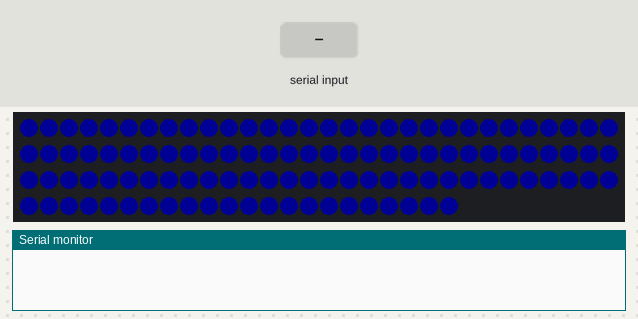
This program was run on a simulated ESP32. Parts: 112 RGB LEDs in strip order, left to right, continuing on the next row, the last lines printed to the serial monitor. The inputs (shaded band) are chosen by the test bench. Dim RGB values are drawn brighter than linear.

Above: at 1.2 s.
3.2 s: "1" received over Serial
At 4.3 s:
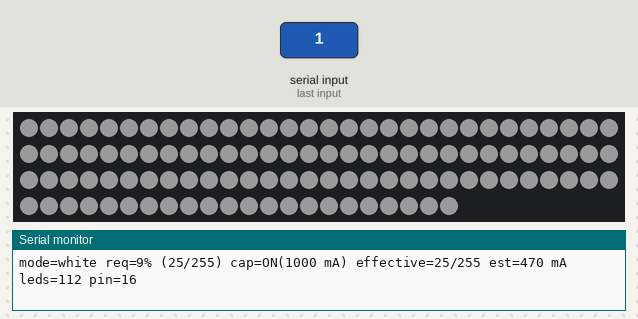
4.7 s: "2" received over Serial
6.2 s: "0" received over Serial
At 6.6 s:
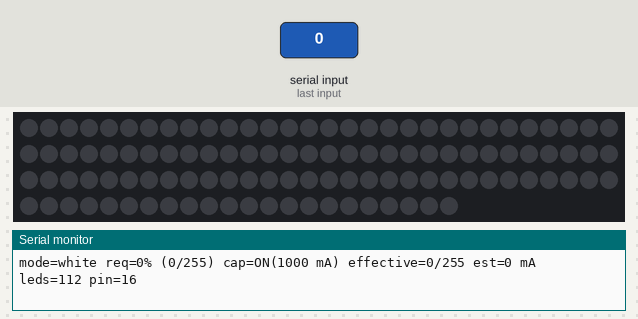
Timing chart, 0 to 9.2 s (numbered marks = the images above; inputs shaded):
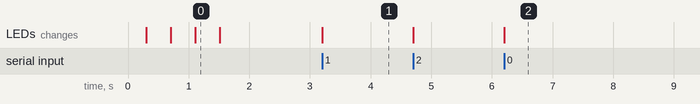

Measured:
- after the input at 3.2 s, the LEDs: change at once (image 1)
- after the input at 6.2 s, the LEDs: change at once (image 2)
- what the display in image 0 shows lasts 0.4 s, from 1.1 s to 1.5 s

The program:

main.cpp
```cpp
// LED bring-up sketch: proves the LED supply and data path before the main firmware.
// Serial 115200, single-character commands, see docs/SPEC.md "Bring-up sketch".
#include <Arduino.h>
#include <FastLED.h>
#include <cmd_parser.h>

#ifndef NUM_LEDS
#define NUM_LEDS 112
#endif
#ifndef LED_PIN
#define LED_PIN 16
#endif
// Cap in FastLED's model mA at 5 V. Real strip current was measured at about 1.8x (white)
// to 2.2x (rainbow) of this on an earlier build, so 1000 is roughly 1.8-2.2 A real.
// R-030 / H-004 require the measured value; re-measure before raising.
#ifndef CAP_MA
#define CAP_MA 1000
#endif
static const uint32_t CAP_MV = 5;

enum Mode { M_OFF, M_WHITE, M_RED, M_GREEN, M_BLUE, M_RAINBOW, M_WALK };

static CRGB leds[NUM_LEDS];
static Mode mode = M_OFF;
static uint8_t bri = 0;  // requested master brightness 0-255
static bool capOn = true;
static uint8_t hue = 0;
static int walkPos = 0;

// FastLED's built-in limiter did not hold on an earlier build, so the cap is applied by hand.
static void render() {
  switch (mode) {
    case M_OFF:     fill_solid(leds, NUM_LEDS, CRGB::Black); break;
    case M_WHITE:   fill_solid(leds, NUM_LEDS, CRGB::White); break;
    case M_RED:     fill_solid(leds, NUM_LEDS, CRGB::Red); break;
    case M_GREEN:   fill_solid(leds, NUM_LEDS, CRGB::Green); break;
    case M_BLUE:    fill_solid(leds, NUM_LEDS, CRGB::Blue); break;
    case M_RAINBOW: fill_rainbow(leds, NUM_LEDS, hue, 255 / NUM_LEDS + 1); break;
    case M_WALK:    fill_solid(leds, NUM_LEDS, CRGB::Black); leds[walkPos] = CRGB::White; break;
  }
  uint8_t eff = bri;
  if (capOn) eff = calculate_max_brightness_for_power_mW(leds, NUM_LEDS, bri, CAP_MV * CAP_MA);
  FastLED.setBrightness(eff);
  FastLED.show();
}

static void printStatus() {
  const char* names[] = {"off", "white", "red", "green", "blue", "rainbow", "walk"};
  uint8_t eff = FastLED.getBrightness();
  uint32_t estMA = calculate_unscaled_power_mW(leds, NUM_LEDS) * eff / 255 / CAP_MV;
  Serial.printf("mode=%s req=%u%% (%u/255) cap=%s(%u mA) effective=%u/255 est=%lu mA leds=%d pin=%d\n",
                names[mode], (unsigned)(bri * 100 / 255), bri, capOn ? "ON" : "OFF",
                (unsigned)CAP_MA, eff, (unsigned long)estMA, NUM_LEDS, LED_PIN);
}

void setup() {
  Serial.begin(115200);
  delay(300);
  FastLED.addLeds<WS2812B, LED_PIN, GRB>(leds, NUM_LEDS);
  const CRGB seq[] = {CRGB::Red, CRGB::Green, CRGB::Blue, CRGB::Black};
  FastLED.setBrightness(20);
  for (CRGB c : seq) { fill_solid(leds, NUM_LEDS, c); FastLED.show(); delay(400); }
  render();
  Serial.println("\nLED test ready. 0-9=white 0-90%, f=100%, r/g/b, w=white, x=rainbow, "
                 "o=off, p=walk one pixel, c=toggle cap, s=status");
  printStatus();
}

void loop() {
  while (Serial.available()) {
    const vu::Parsed p = vu::parse_key((char)Serial.read());
    switch (p.cmd) {
      case vu::Cmd::None: continue;
      case vu::Cmd::White:
        mode = M_WHITE;
        if (p.has_brightness) bri = (uint8_t)(p.brightness_pct * 255 / 100);
        break;
      case vu::Cmd::Red:     mode = M_RED; break;
      case vu::Cmd::Green:   mode = M_GREEN; break;
      case vu::Cmd::Blue:    mode = M_BLUE; break;
      case vu::Cmd::Rainbow: mode = M_RAINBOW; if (bri == 0) bri = 76; break;
      case vu::Cmd::Walk:    mode = M_WALK; walkPos = 0; if (bri == 0) bri = 76; break;
      case vu::Cmd::Off:     mode = M_OFF; break;
      case vu::Cmd::ToggleCap:
        capOn = !capOn;
        if (capOn) Serial.printf("Power cap ON (5V / %u mA model)\n", (unsigned)CAP_MA);
        else Serial.println("WARNING: power cap OFF - do not run full white on long strips!");
        break;
      case vu::Cmd::Status: printStatus(); continue;
    }
    render();
    printStatus();
  }
  if (mode == M_RAINBOW) { hue += 2; render(); delay(20); }
  if (mode == M_WALK) {
    render();
    if (walkPos % 10 == 0) Serial.printf("pixel %d\n", walkPos);
    delay(250);
    walkPos = (walkPos + 1) % NUM_LEDS;
  }
}
```
